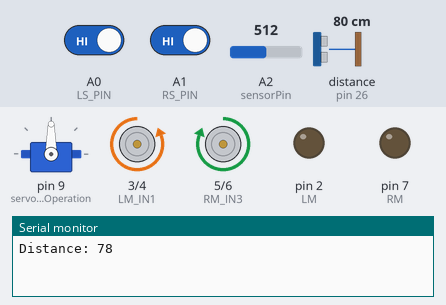
This sketch was run on a simulated Arduino Mega 2560, built with avr-gcc and run on an emulated ATmega2560. Parts: servo, motor-driver pin pairs drawn as motors (green arrow = first pin HIGH = forward, orange = second pin HIGH = backward, longer = more drive), output pins drawn as LEDs (lit = HIGH), the last lines printed to the serial monitor. Wiring (inferred from the names in the program): ultrasonic range finder: trigger pin 24; echo pin 26. The test bench sets the inputs (shaded band); at power-on: A0 (LS_PIN) HIGH, distance to the obstacle (sensor on pin 26) 80 cm, A1 (RS_PIN) HIGH, A2 (sensorPin) = 512. The echo pulse lasts 58.3 µs per cm; pins used as bus, display or sensor lines are not drawn.

Above: at 1.2 s.
1.3 s: A0 (LS_PIN) driven LOW
At 4.2 s:
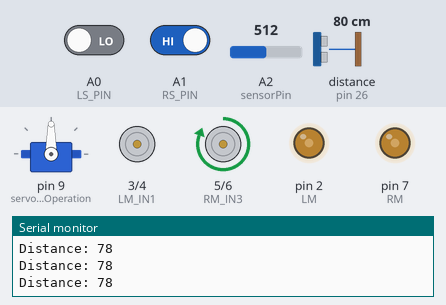
4.5 s: distance to the obstacle (sensor on pin 26) set to 23 cm
8.7 s: distance to the obstacle (sensor on pin 26) set to 19 cm
At 10.9 s:
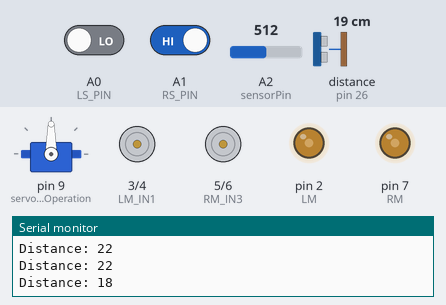
15.9 s: A1 (RS_PIN) driven LOW
19.5 s: A0 (LS_PIN) driven HIGH
At 20.3 s:
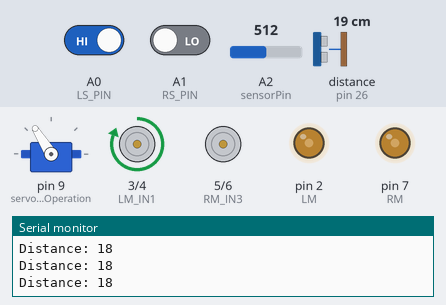
21.0 s: A1 (RS_PIN) driven HIGH
At 21.5 s:
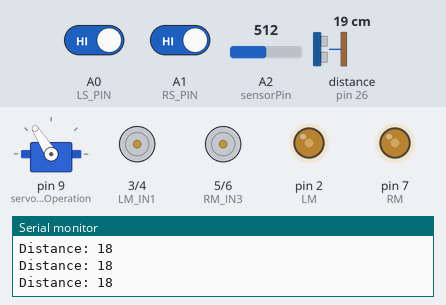
Timing chart, 0 to 23.5 s (numbered marks = the images above; inputs shaded):
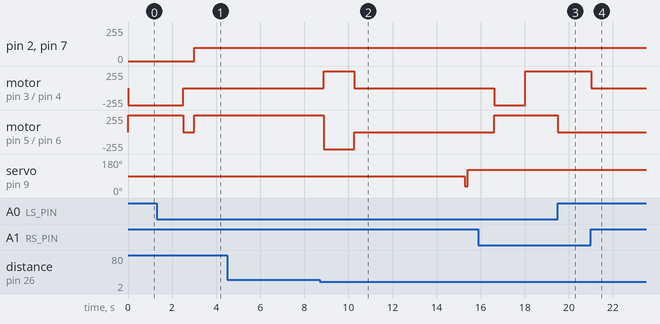

Measured:
- the behaviour switches between 22 and 21 cm on distance to the obstacle (sensor on pin 26) (found by bisection; images 1 and 2)
- after the input at 8.7 s, motor on pin 3 (LM_IN1) / pin 4 (LM_IN2): stopped → forward 255/255 after 0.17 s, → stopped 1.4 s later; motor on pin 5 (RM_IN3) / pin 6 (RM_IN4): forward 255/255 → backward 255/255 after 0.17 s, → stopped 1.4 s later; servo on pin 9 (servoCraneOperation): 90° → 35° after 6.6 s, → 122° 0.13 s later
- after the input at 19.5 s, motor on pin 5 (RM_IN3) / pin 6 (RM_IN4): forward 255/255 → stopped at once
- after the input at 21.0 s, motor on pin 3 (LM_IN1) / pin 4 (LM_IN2): forward 255/255 → stopped at once

The sketch:

15SmartSystems-FinalPrototypeIteration04.ino
```cpp
// ITERATION #4 - 02.11.2020
// 1. Fixed a bug on the ultrasonic sensor were readings were not accurate.
// 2. Changed GROUND, 5V and PinNumber on the servo motor since this is causing problems with the other components.
// 3.

/* LIBRARIES */
#include "LowPower.h"
#include <Servo.h>

/* VARIABLES NEEDED FOR THE POWER SAVINGS FUNCTION */
int powerSavingHours = 12;
int sleepMax = 450 * powerSavingHours;

/* SERVO MOTOR OBJECT  */
Servo servoCraneOperation;

// DEFINES ULTRASONIC OUTPUTS
const int triggerPin = 24;
const int echoPin = 26;

// defines variables for Ultrasonic Sensor
long duration;
int distance;

/* EACH ENTRY IN THE ARRAY REPRESENTS ONE PLANT */
bool hasBeenWatered = false;

/* CHECKS IF THE PLANT IS CURRENTLY BEING WATERED */
bool isBeingWatered;

/*-------definning Inputs------*/
// MOTOR A (LEFT MOTOR CONNECTIONS)
int LM = 2;
int LM_IN1 = 3;
int LM_IN2 = 4;

// MOTOR B (RIGHT MOTOR CONNECTIONS)
int RM = 7;
int RM_IN3 = 5;
int RM_IN4 = 6;

// DEFINES MAXIMUM MOTOR SPEED. THIS CAN GO UP TO 255. WILL BE USING 80 UNDER TESTING.
int MaxSpeed = 100;

// Sensor Reading
int LS_PIN = A0;
int RS_PIN = A1;
int LS_STATE;
int RS_STATE;

/* COUNTER TO SEE HOW MANY TIMES DOUBLE BLACK LINES HAVE ACCURED */
int blackLineCounter;

/* SOIL MOISTURE SENSOR PIN */
#define sensorPin A2

/* SOIL MOISTURE READINGS */
float soilSensorValue = 0;


void setup()
{
  /* SERVO ATTACHED TO PIN NUMBER 30 */
  servoCraneOperation.attach(9);

  pinMode(triggerPin, OUTPUT);                                              // Sets the triggerPin as OUTPUT
  pinMode(echoPin, INPUT);                                                  // Sets the echoPin as INPUT

  // SET ALL THE MOTOR CONTROL PINS TO OUTPUTS
  pinMode(LM, OUTPUT);
  pinMode(RM, OUTPUT);
  pinMode(LM_IN1, OUTPUT);
  pinMode(LM_IN2, OUTPUT);
  pinMode(RM_IN3, OUTPUT);
  pinMode(RM_IN4, OUTPUT);

  // TURN OFF MOTORS - INITIAL STATE
  digitalWrite(LM_IN1, LOW);
  digitalWrite(LM_IN2, LOW);
  digitalWrite(RM_IN3, LOW);
  digitalWrite(RM_IN4, LOW);

  blackLineCounter = 0;

  Serial.begin(9600);
}

void loop() {

  LS_STATE = digitalRead(LS_PIN);
  RS_STATE = digitalRead(RS_PIN);

  // Clears the trigPin
  digitalWrite(triggerPin, LOW);
  delayMicroseconds(2);

  // Sets the trigPin on HIGH state for 10 micro seconds
  digitalWrite(triggerPin, HIGH);
  delayMicroseconds(10);
  digitalWrite(triggerPin, LOW);

  // Reads the echoPin, returns the sound wave travel time in microseconds
  duration = pulseIn(echoPin, HIGH);

  // Calculating the distance
  distance= duration*0.034/2;

  // Prints the distance on the Serial Monitor
  Serial.print("Distance: ");
  Serial.println(distance);

  if ((distance <= 20) && (!hasBeenWatered))                                                                // Just testing with distance to the plants
  {
        delay(150);
    isBeingWatered = true;

  while (isBeingWatered)
  {
    StopVehicleObsticle();

    /* SET THE TRIGGERPIN TO LOW TO BE ABLE TO TURN */
    digitalWrite(triggerPin, LOW);
    delayMicroseconds(2);

    // VEHICLE SHOULD TURN RIGHT BY 90 DEGREES HERE!
    RotateVehicleLeftDegrees();
    delay(1400);

    /* STOPPING THE VEHICLE  */
    StopVehicleObsticle();

    delay(5000);

    ServoMotorRotateDown();

    for (int i = 0; i < 10; i++)
    {
      SoilMoistureSensorReadings();

      /* PUMP ACTIVATION */
      if ((soilSensorValue < 900) && (isBeingWatered))
      {
        // pumpActivated = true;

        // WaterPumpActivation();

        // pumpActivated = false;

        /* CHANGING 'isBeingWatered' VARIABLE TO FALSE TO EXIT THE WHILE LOOP */
        isBeingWatered = false;

        ServoMotorRotateUp();

        /* SET THE VARIABLE TO TRUE SO THAT THE SYSTEM WILL KNOW THAT THIS PLANT HAS BEEN GIVEN WATER RECENTLY. */
        hasBeenWatered = true;

       }
       else
       {
         ServoMotorRotateUp();
       }
     }

     RotateVehicleRightDegrees();
     delay(1400);
     StopVehicleObsticle();

     digitalWrite(triggerPin, HIGH);
     delayMicroseconds(10);
     digitalWrite(triggerPin, LOW);

     isBeingWatered = false;
   }
     hasBeenWatered = true;
  }

  if(!(digitalRead(LS_PIN)) && !(digitalRead(RS_PIN)))                              // Move forward
  {
    MoveVehicleForward(MaxSpeed);
  }

  else if(!digitalRead(LS_PIN) && digitalRead(RS_PIN))                              // Turn right
  {
    TurnVehicleRight();
  }

  else if(digitalRead(LS_PIN) && (!digitalRead(RS_PIN)))                            // Turn left
  {
    TurnVehicleLeft();
  }

  else if(digitalRead(LS_PIN) && digitalRead(RS_PIN))                               // STOP
  {
    StopVehicleBlackLines(MaxSpeed);
  }
}

/* FUNCTION TO STOP THE VEHICLE BECAUSE OF OBSTICLES */
void StopVehicleObsticle()
{
  digitalWrite(LM_IN1, LOW);
  digitalWrite(LM_IN2, LOW);
  digitalWrite(RM_IN3, LOW);
  digitalWrite(RM_IN4, LOW);
}

/* FUNCTION TO STOP THE VEHICLE BECAUSE OF DOUBLE BLACK LINES */
void StopVehicleBlackLines(int MaxSpeed)
{
  blackLineCounter++;
  StopVehicleObsticle();

  digitalWrite(triggerPin, LOW);
  delayMicroseconds(2);

  if (blackLineCounter < 2)
  {
    // ----- The vehicle should turn left or right by 180 degrees ------

    RotateVehicleRightDegrees();
    /* USING 2.5 SECONDS TO TURN 180 DEGREES */
    delay(2500);

    /* THE VEHICLE WILL MOVE FORWARD AFTER TURNING */
    digitalWrite(triggerPin, HIGH);
    delayMicroseconds(10);
    digitalWrite(triggerPin, LOW);

    /* VEHICLE SHOULD STOP AFTER 180 DEGREES ROTATION AND WAIT FOR 0.5 SECONDS BEFORE CONTINUING */
    StopVehicleObsticle();
    delay(500);
    MoveVehicleForward(MaxSpeed);
  }
  else
  {
    /* GOING INTO POWER SAVING MODE TO REDUCE POWER USAGE */
    for (int i = 0; i < sleepMax; i++)
    {
      PowerSavingsMode();
    }
    /* RESETING THE COUNTER AFTER POWER SAVING MODE IS COMPLETED */
    blackLineCounter = 0;

    RotateVehicleRightDegrees();
    /* USING 2.5 SECONDS TO TURN 180 DEGREES */
    delay(2500);
  }
}

void MoveVehicleForward(int MaxSpeed)
{
  analogWrite(LM, MaxSpeed);
  analogWrite(RM, MaxSpeed);
  digitalWrite(LM_IN1, HIGH);
  digitalWrite(LM_IN2, LOW);
  digitalWrite(RM_IN3, HIGH);
  digitalWrite(RM_IN4, LOW);
}

void TurnVehicleLeft()
{
  digitalWrite(LM_IN1, HIGH);
  digitalWrite(LM_IN2, LOW);
  digitalWrite(RM_IN3, LOW);
  digitalWrite(RM_IN4, LOW);
}

void TurnVehicleRight()
{
  digitalWrite(LM_IN1, LOW);
  digitalWrite(LM_IN2, LOW);
  digitalWrite(RM_IN3, HIGH);
  digitalWrite(RM_IN4, LOW);
}

/* FUNCTION TO MAKE THE VEHICLE MOVE TO THE RIGHT IN REVERSE */
void TurnVehicleRightReverse()
{
  digitalWrite(LM_IN1, LOW);
  digitalWrite(LM_IN2, LOW);
  digitalWrite(RM_IN3, LOW);
  digitalWrite(RM_IN4, HIGH);
}

void RotateVehicleRightDegrees()
{
  digitalWrite(LM_IN1, LOW);
  digitalWrite(LM_IN2, HIGH);
  digitalWrite(RM_IN3, HIGH);
  digitalWrite(RM_IN4, LOW);
}

void RotateVehicleLeftDegrees()
{
  digitalWrite(LM_IN1, HIGH);
  digitalWrite(LM_IN2, LOW);
  digitalWrite(RM_IN3, LOW);
  digitalWrite(RM_IN4, HIGH);
}

/* PUT THE ARDUINO TO SLEEP FOR 8 SECONDS */
void PowerSavingsMode()
{
  LowPower.powerDown(SLEEP_8S, ADC_OFF, BOD_OFF);
}

void SoilMoistureSensorReadings()
{
  for (int i = 0; i <= 100; i++)
  {
    soilSensorValue = soilSensorValue + analogRead(sensorPin);
    delay(1);
  }
  soilSensorValue = soilSensorValue / 100.0;
  Serial.println(soilSensorValue);
  delay(20);
}

/* CRANE MOVES DOWN */
void ServoMotorRotateDown()
{
  servoCraneOperation.writeMicroseconds (900);
}

/* CRANE MOVES UP AGAN */
void ServoMotorRotateUp()
{
  servoCraneOperation.writeMicroseconds (1800);
}
```
